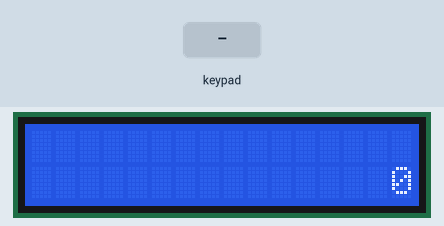
The sketch below on a simulated Arduino Uno, built with avr-gcc and run on an emulated ATmega328P. Parts: 16×2 character LCD. The inputs (shaded band) are chosen by the test bench.

Above: at 1.2 s.
1.3 s: keypad keys 9 8 7 6 * pressed 0.4 s apart
At 3.7 s:
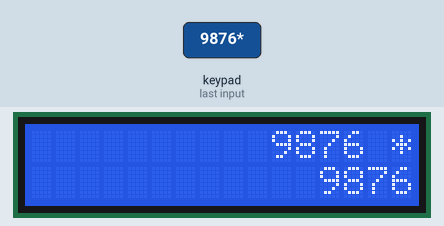
4.8 s: key '+' pressed
6.3 s: key '/' pressed
At 7.5 s:
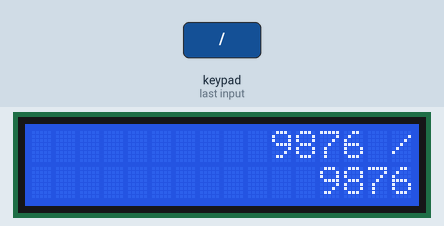
7.8 s: keypad keys 9 8 7 6 pressed 0.4 s apart
At 8.03 s:
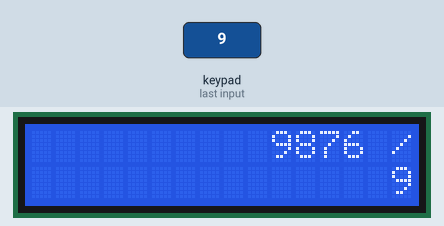
Timing chart, 0 to 10.8 s (numbered marks = the images above; inputs shaded):
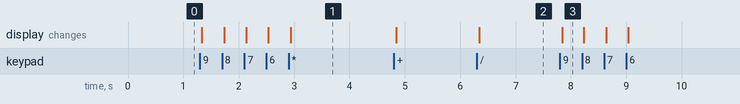

Measured:
- after the input at 1.3 s, the display: first changes at once (image 1 shows a later state)
- after the input at 6.3 s, the display: changes at once (image 2)
- after the input at 7.8 s, the display: changes at once (image 3)

The sketch:

ArduinoCalculator.ino
```cpp
// ArduinoCalculator.ino - 4x4 membrane keypad + 16x2 I2C LCD calculator.
//
// Hardware: Arduino Uno, 4x4 keypad on pins 9-2, 16x2 LCD with I2C backpack (address 0x27) on A4/A5.
// Libraries: "Keypad" (Mark Stanley, Alexander Brevig) and "LiquidCrystal I2C" (Frank de Brabander).
//
// Keypad layout (letters remapped to calculator functions):
//   1 2 3 +        A -> +
//   4 5 6 -        B -> -
//   7 8 9 *        C -> *
//   . 0 = /        * -> .   # -> =   D -> /
// Hold '=' for one second to clear (C). Backspace ('<') is supported by the logic but has no key on a 4x4 pad.

#include <Keypad.h>
#include <LiquidCrystal_I2C.h>
#include "Calculator.h"

const byte ROWS = 4, COLS = 4;
char keys[ROWS][COLS] = {
  {'1', '2', '3', '+'},
  {'4', '5', '6', '-'},
  {'7', '8', '9', '*'},
  {'.', '0', '=', '/'},
};
byte rowPins[ROWS] = {9, 8, 7, 6};
byte colPins[COLS] = {5, 4, 3, 2};

Keypad keypad(makeKeymap(keys), rowPins, colPins, ROWS, COLS);
LiquidCrystal_I2C lcd(0x27, 16, 2);
Calculator calc;

const unsigned long kHoldToClearMs = 1000;

void printRightAligned(byte row, const char* text) {
  lcd.setCursor(0, row);
  int pad = 16 - (int)strlen(text);
  for (int i = 0; i < pad; i++) lcd.print(' ');
  lcd.print(text);
}

void refresh() {
  printRightAligned(0, calc.expression());
  printRightAligned(1, calc.display());
}

void setup() {
  lcd.init();
  lcd.backlight();
  keypad.setHoldTime(kHoldToClearMs);
  refresh();
}

void loop() {
  char key = keypad.getKey();
  if (key) {
    calc.press(key);
    refresh();
  }
  // Holding '=' clears everything (the keypad has no spare key for 'C').
  if (keypad.getState() == HOLD && keypad.key[0].kchar == '=') {
    calc.press('C');
    refresh();
    while (keypad.getState() == HOLD) keypad.getKey();   // wait for release
  }
}
```

Calculator.cpp
```cpp
#include "Calculator.h"

#include <math.h>
#include <stdio.h>
#include <stdlib.h>
#include <string.h>

Calculator::Calculator() { clear(); }

void Calculator::clear() {
  strcpy(entry_, "0");
  entryLen_ = 1;
  entryHasDot_ = false;
  startNewEntry_ = true;
  accumulator_ = 0.0;
  pendingOp_ = 0;
  error_ = false;
  expr_[0] = '\0';
}

void Calculator::press(char key) {
  if (key == 'C') { clear(); return; }
  if (error_) return;                         // only 'C' gets out of an error
  if ((key >= '0' && key <= '9') || key == '.') appendDigit(key);
  else if (key == '<') backspace();
  else if (key == '+' || key == '-' || key == '*' || key == '/') chooseOperator(key);
  else if (key == '=') evaluate();
}

void Calculator::appendDigit(char key) {
  if (startNewEntry_) {
    strcpy(entry_, "0");
    entryLen_ = 1;
    entryHasDot_ = false;
    startNewEntry_ = false;
  }
  if (key == '.') {
    if (entryHasDot_) return;
    entryHasDot_ = true;
  } else if (entryLen_ == 1 && entry_[0] == '0') {
    entryLen_ = 0;                             // replace the leading zero
  }
  if (entryLen_ >= kMaxDigits) return;         // ignore keys past the display width
  entry_[entryLen_++] = key;
  entry_[entryLen_] = '\0';
}

void Calculator::backspace() {
  if (startNewEntry_) return;
  if (entry_[entryLen_ - 1] == '.') entryHasDot_ = false;
  entry_[--entryLen_] = '\0';
  if (entryLen_ == 0) { strcpy(entry_, "0"); entryLen_ = 1; }
}

void Calculator::chooseOperator(char op) {
  if (pendingOp_ && startNewEntry_) {          // operator pressed twice: just swap it
    pendingOp_ = op;
  } else {
    double value = atof(entry_);
    if (pendingOp_) {
      if (!apply(accumulator_, pendingOp_, value, accumulator_)) { error_ = true; return; }
      showNumber(accumulator_);
    } else {
      accumulator_ = value;
    }
    pendingOp_ = op;
    startNewEntry_ = true;
  }
  snprintf(expr_, sizeof(expr_), "%s %c", entry_, pendingOp_);
}

void Calculator::evaluate() {
  if (!pendingOp_) return;
  double result;
  if (!apply(accumulator_, pendingOp_, atof(entry_), result)) { error_ = true; return; }
  showNumber(result);
  accumulator_ = result;
  pendingOp_ = 0;
  startNewEntry_ = true;
  expr_[0] = '\0';
}

bool Calculator::apply(double a, char op, double b, double& out) {
  switch (op) {
    case '+': out = a + b; break;
    case '-': out = a - b; break;
    case '*': out = a * b; break;
    case '/':
      if (b == 0.0) return false;              // divide by zero -> "Error"
      out = a / b;
      break;
    default: return false;
  }
  return isfinite(out) && fabs(out) < 1e11;    // overflow past the display -> "Error"
}

void Calculator::showNumber(double value) {
  // Up to 6 decimals, then strip trailing zeros: 2.500000 -> 2.5, 4.000000 -> 4
  char buf[32];
#ifdef __AVR__
  dtostrf(value, 1, 6, buf);                   // AVR printf has no %f support
#else
  snprintf(buf, sizeof(buf), "%.6f", value);
#endif
  char* end = buf + strlen(buf) - 1;
  while (*end == '0') *end-- = '\0';
  if (*end == '.') *end = '\0';
  if (strcmp(buf, "-0") == 0) strcpy(buf, "0");
  strncpy(entry_, buf, kMaxDigits + 1);
  entry_[kMaxDigits + 1] = '\0';
  entryLen_ = strlen(entry_);
  entryHasDot_ = strchr(entry_, '.') != nullptr;
}

const char* Calculator::display() const { return error_ ? "Error" : entry_; }
const char* Calculator::expression() const { return expr_; }
```

Calculator.h
```cpp
// Calculator.h - hardware-independent calculator logic for a 4x4 keypad.
//
// Keys: '0'-'9', '.', '+', '-', '*', '/', '=', 'C' (clear), '<' (backspace).
// The class only turns key presses into display text, so the same code runs
// on an Arduino and in the desktop unit tests (tests/test_calculator.cpp).
#pragma once

class Calculator {
public:
  static const int kMaxDigits = 12;  // fits a 16x2 LCD line with room for the operator

  Calculator();

  void press(char key);              // feed one key press
  const char* display() const;       // text for the bottom LCD line
  const char* expression() const;    // text for the top LCD line, e.g. "12 +"
  bool hasError() const { return error_; }

private:
  void clear();
  void appendDigit(char key);
  void backspace();
  void chooseOperator(char op);
  void evaluate();
  void showNumber(double value);
  static bool apply(double a, char op, double b, double& out);

  char entry_[kMaxDigits + 2];   // digits being typed (+ sign + terminator)
  int  entryLen_;
  bool entryHasDot_;
  bool startNewEntry_;           // next digit replaces the display instead of appending
  double accumulator_;
  char pendingOp_;               // 0 when no operator is waiting
  bool error_;
  char expr_[kMaxDigits + 4];
};
```
